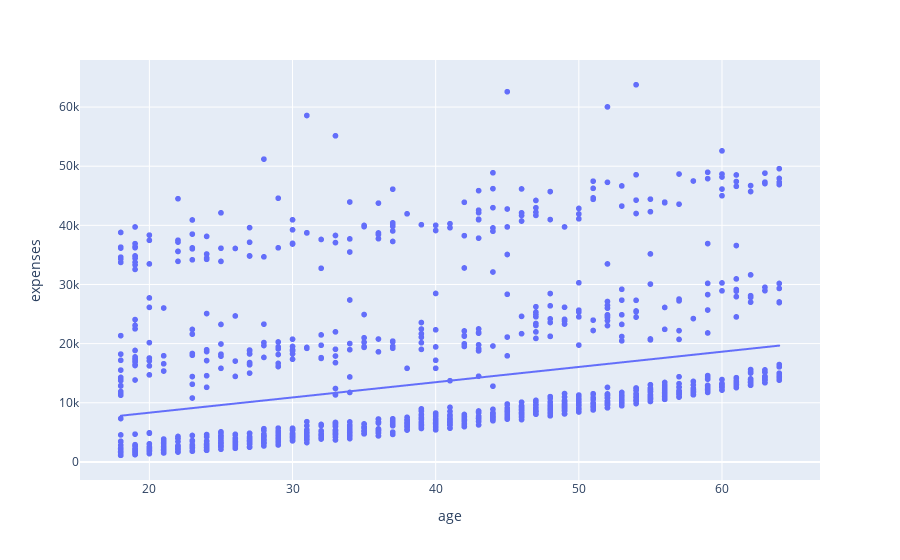

Notebook code for this chart:
### Markdown cell above
## Biviariate Analysis

### Code cell
# Age vs Expense
px.scatter (data, y = 'expenses', x = 'age', trendline = 'ols')

### Figure 1 — Plotly figure (JSON) as saved in the notebook; plotly's stock layout.template omitted (floating-point values rounded to 4 significant figures; data arrays with more than 128 entries replaced by an {"elided": "..."} marker saying what was removed)
{"data": [{"hovertemplate": "age=%{x}<br>expenses=%{y}<extra></extra>", "legendgroup": "", "marker": {"color": "#636efa", "symbol": "circle"}, "mode": "markers", "name": "", "showlegend": false, "type": "scattergl", "x": {"elided": "1338 int values"}, "xaxis": "x", "y": {"elided": "1338 float values"}, "yaxis": "y"}, {"hovertemplate": "<b>OLS trendline</b><br>expenses = 257.723 * age + 3165.89<br>R<sup>2</sup>=0.089406<br><br>age=%{x}<br>expenses=%{y} <b>(trend)</b><extra></extra>", "legendgroup": "", "marker": {"color": "#636efa", "symbol": "circle"}, "mode": "lines", "name": "", "showlegend": false, "type": "scattergl", "x": {"elided": "1338 int values"}, "xaxis": "x", "y": {"elided": "1338 float values"}, "yaxis": "y"}], "layout": {"legend": {"tracegroupgap": 0}, "margin": {"t": 60}, "xaxis": {"anchor": "y", "domain": [0, 1], "title": {"text": "age"}}, "yaxis": {"anchor": "x", "domain": [0, 1], "title": {"text": "expenses"}}}}
